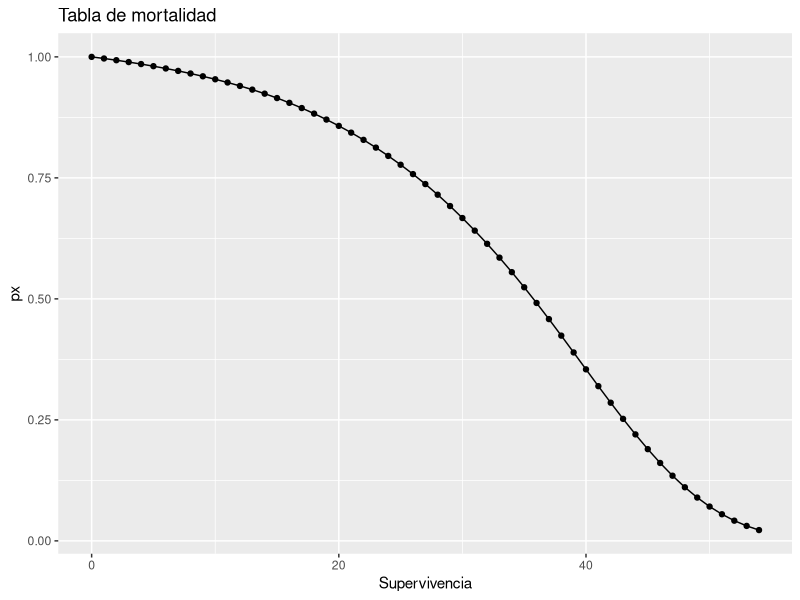
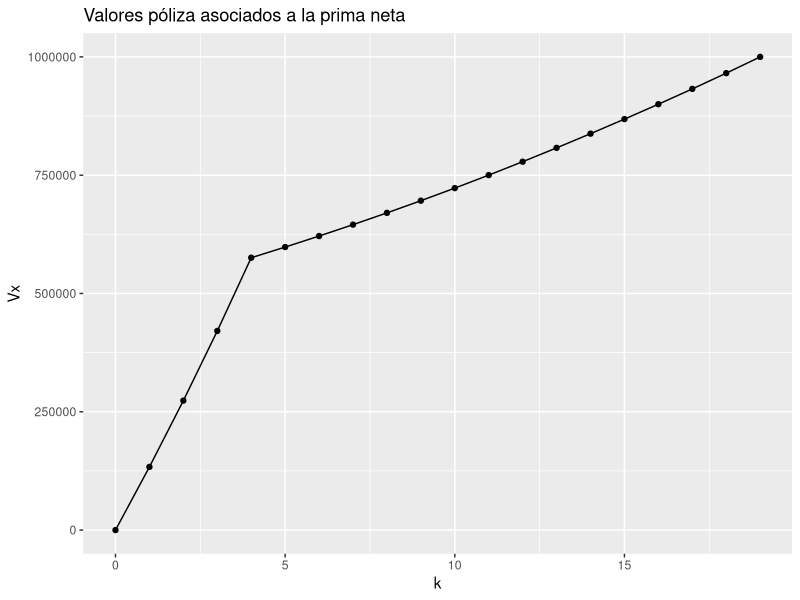
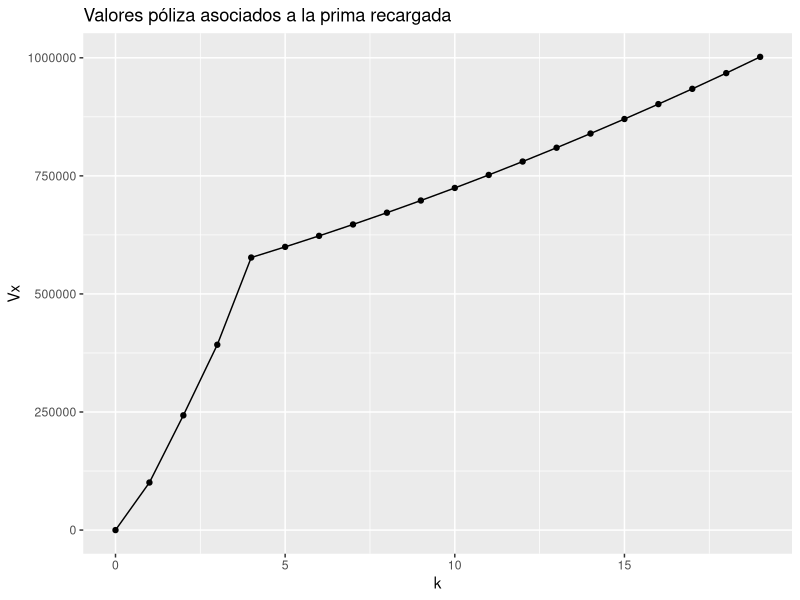
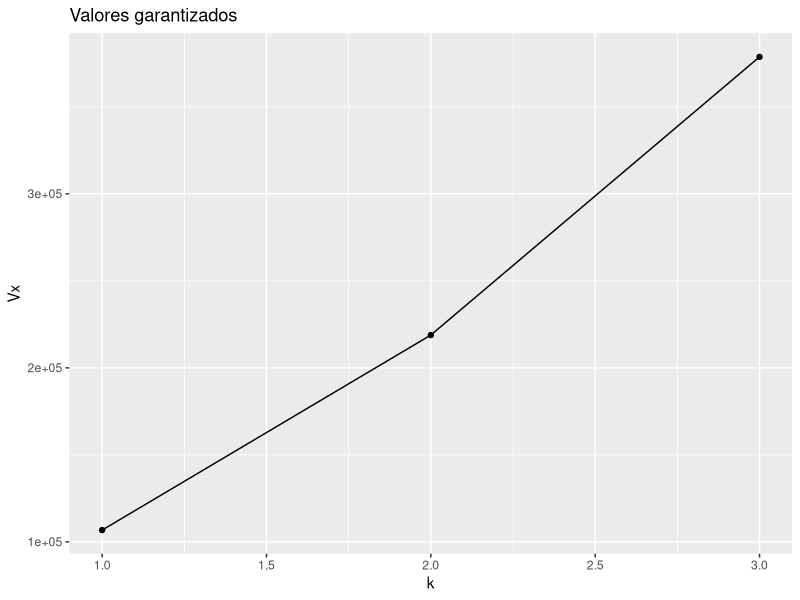
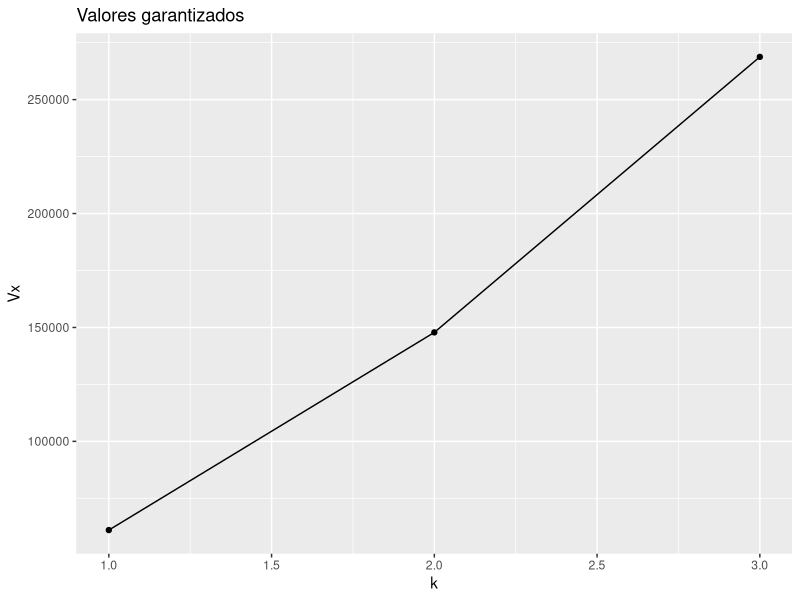
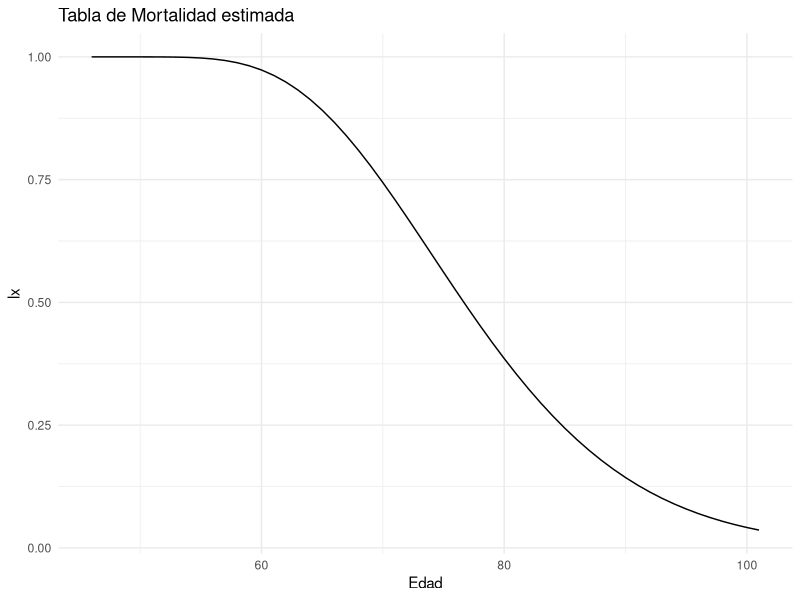
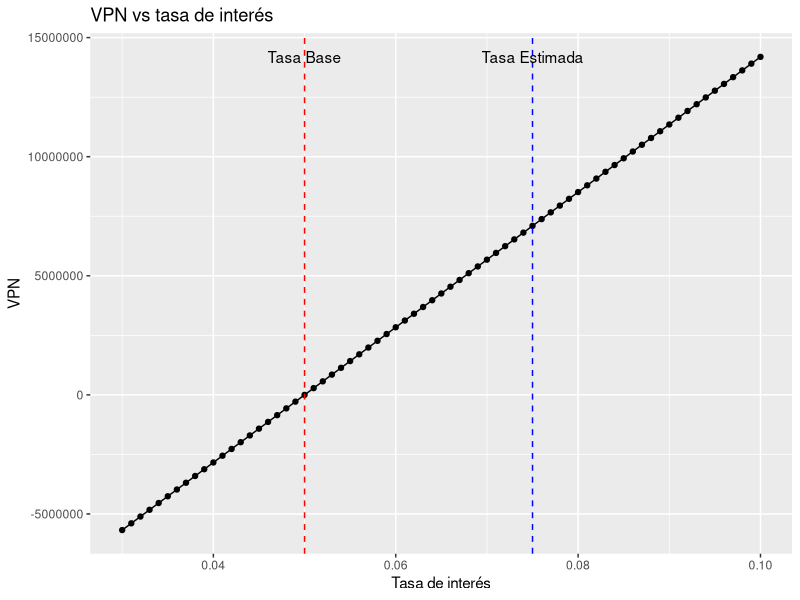
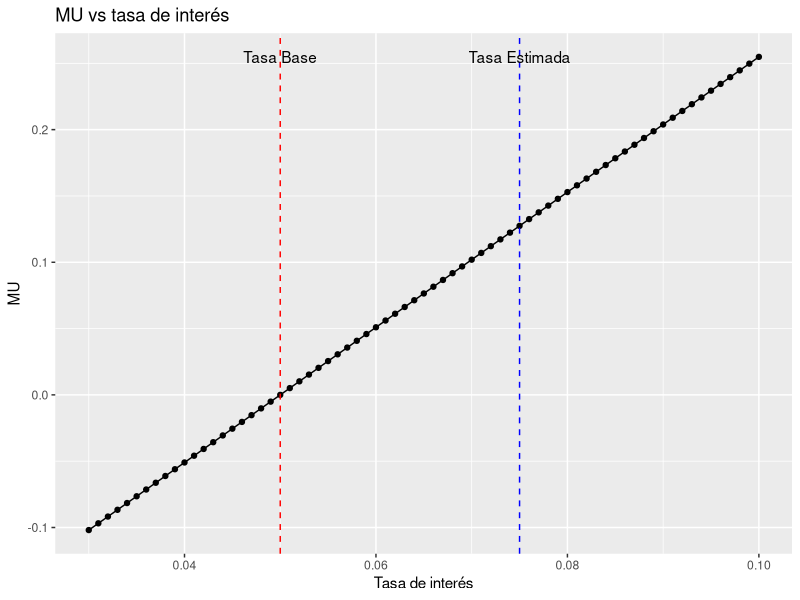

Write the R code that produced these figures, in order.
## ---- chunk 1
# Cargamos la libreria
library(readxl)
library(ggplot2)
library(dplyr)
library(tidyverse)

# Supuestos principales
# 191654
# edad del asegurado
xEdad <- 16+30
#vigencia del seguro
n <- 19
#tasa de interes efectiva anual
itasaBase <- .05
#numero de primas anuales
mPrimas <- 4
# Sumas aseguradas
saMuerte <- 2000000
saSupervivencia <- 1000000

nCarteraAsegurados <- 100

# Leeremos la tabla de mortalidad

# Leemos la tabla de mortalidad
tablaMortalidad <- read_excel("Tabla_mortalidad.xlsx")

tablaMortalidad <- tablaMortalidad |> 
  mutate(dx= c(tablaMortalidad$lx[1:(length(tablaMortalidad$lx)-1)]-tablaMortalidad$lx[2:length(tablaMortalidad$lx)],NA))

qTablaMortalidad <- data.frame(px = numeric(length(tablaMortalidad$lx)-xEdad), kSuperv = numeric(length(tablaMortalidad$lx)-xEdad))


# Creamos la columna de supervivencia

for(i in (xEdad+1):length(tablaMortalidad$lx)){
  qTablaMortalidad$px[i-xEdad] <- tablaMortalidad$lx[i]/tablaMortalidad$lx[xEdad+1] 
  qTablaMortalidad$kSuperv[i-xEdad] <- i-xEdad-1
}

######-------------------------------------
#Gastos base

# Hacemos función de gastos extras

gastosExtrasPrimas <- function(anio){
  if(anio == 0){
    return(1000 + primaEmision*.4)
  }else if(anio %in% c(1,2)){
    return(500+.2*primaEmision)
  }else {
    return(100 + .05*primaEmision)
  }
}

gastosExtrasLiquidacion <- function(salida){
  if(salida == "muerte"){
    return(3000 + saMuerte*.003)
  }else{
    return(1000+saSupervivencia*.001)
}}

######-------------------------------------
#Regla de valores garantizados

# Hacemos función de valores garantizados

valoresGarantizados <- function(valorPoliza, anio){
  if(anio %in% c(1,2)){
    return(valorPoliza*.8)
  }else if (anio == 3){
    return(valorPoliza*.9)
  } else {
    return(0)
  }
}


## ---- chunk 2
              
# Graficamos la tabla

ggplot(qTablaMortalidad, aes(x = kSuperv, y = px)) +
  geom_line() +
  geom_point() +
  labs(title = "Tabla de mortalidad", x = "Supervivencia", y = "px") 
## ---- chunk 3
# Funciones útiles para los siguientes cálculos

# Definición de más variables globales

v <- 1/(1+itasaBase)

# Cálculo de temporales

temporal <- function(edad, vigencia){
  resultado <- 0
  for (k in seq(0, vigencia-1, 1)){
    resultado <- resultado + v^(k+1)*(tablaMortalidad$dx[edad+k+1]/tablaMortalidad$lx[edad+1])
  }
  return(resultado)
}

anualidad <- function(edad, vigencia){
  resultado <- 0
  for (k in seq(0, vigencia-1, 1)){
    resultado <- resultado + v^(k)*(tablaMortalidad$lx[edad+k+1]/tablaMortalidad$lx[edad+1])
  }
  return(resultado)
}

dotal <- function(edad, vigencia){
  resultado <- v^(vigencia)*tablaMortalidad$lx[xEdad+vigencia+1]/tablaMortalidad$lx[xEdad+1]
  return(resultado)
}

valorPoliza <- function(kTemp, prima){
  resultado <- 0
  if(kTemp %in% c(1,2,3,4)){
    resultado <- (dotal(xEdad,kTemp)^(-1))*(prima*anualidad(xEdad,kTemp)-saMuerte*temporal(xEdad, kTemp))
  } 
  else if(kTemp >=5 && kTemp<=n){
    resultado <- (dotal(xEdad,kTemp)^(-1))*(prima*anualidad(xEdad,4)-saMuerte*temporal(xEdad, kTemp))}
  else{
    resultado <- 0
  }
}

valorPolizaRecargado <- function(kTemp, primaRecargada){
  resultado <- 0
  if(kTemp == 1){
    resultado <- (dotal(xEdad,kTemp)^(-1))*(-1000+.6*primaRecargada-(3000+1.003*saMuerte)*temporal(xEdad, kTemp))
  } 
  else if(kTemp %in% c(2,3)){
    resultado <- (dotal(xEdad,kTemp)^(-1))*(-1000+.6*primaRecargada+(-500+.8*primaRecargada)*(anualidad(xEdad, kTemp)-1)-(3000+1.003*saMuerte)*temporal(xEdad, kTemp))
  }
  else if(kTemp >=4 && kTemp<=n){
    resultado <- (dotal(xEdad,kTemp)^(-1))*(-1000+.6*primaRecargada+(-500+.8*primaRecargada)*(anualidad(xEdad, 3)-1)+(-100+.95*primaRecargada)*anualidad(xEdad+3, mPrimas-3)*dotal(xEdad, 3)-(3000+1.003*saMuerte)*temporal(xEdad, kTemp))
  }
  else{
    resultado <- 0
  }
  return (resultado)
}


## ---- chunk 4
# Cálculo de la prima neta

primaNeta <- (saMuerte*temporal(xEdad, n) + saSupervivencia*dotal(xEdad,n))/anualidad(xEdad, mPrimas)

## ---- chunk 5
# Cálculo de la prima recargada

primaRecargada <- ((3000+1.003*saMuerte)*temporal(xEdad, n) + (1000+1.001*saSupervivencia)*dotal(xEdad,n) + 1000 + 500*(anualidad(xEdad, 3)-1) + 100*anualidad(xEdad+3, mPrimas-3)*dotal(xEdad, 3))/(.6+.8*(anualidad(xEdad, 3)-1)+.95*anualidad(xEdad+3, mPrimas-3)*dotal(xEdad, 3))
## ---- chunk 6
# Cálculo de valores póliza asociados

# Creamos la tabla de valores póliza asociados a la prima neta

tablaValoresPolizaAsociados <- data.frame(k = numeric(n+1), Vx = numeric(n+1))

# Llenamos la tabla

for (k in seq(0, n, 1)){
  tablaValoresPolizaAsociados$Vx[k+1] <- valorPoliza(k, primaNeta)
  tablaValoresPolizaAsociados$k[k+1] <- k
}

#Mostramos la tabla

tablaValoresPolizaAsociados 


# Graficamos la tabla

ggplot(tablaValoresPolizaAsociados, aes(x = k, y = Vx)) +
  geom_line() +
  geom_point() +
  labs(title = "Valores póliza asociados a la prima neta", x = "k", y = "Vx") 

## ---- chunk 7

# Creamos la tabla de valores póliza asociados a la prima recargada

tablaValoresPolizaAsociadosRecargada <- data.frame(k = numeric(n+1), Vx = numeric(n+1))

# Llenamos la tabla

for (k in seq(0, n, 1)){
  tablaValoresPolizaAsociadosRecargada$Vx[k+1] <- valorPolizaRecargado(k, primaRecargada)
  tablaValoresPolizaAsociadosRecargada$k[k+1] <- k
}

#Mostramos la tabla

tablaValoresPolizaAsociadosRecargada


# Graficamos la tabla

ggplot(tablaValoresPolizaAsociadosRecargada, aes(x = k, y = Vx)) +
  geom_line() +
  geom_point() +
  labs(title = "Valores póliza asociados a la prima recargada", x = "k", y = "Vx") 

## ---- chunk 8
# Creamos la tabla de valores garantizados

tablaValoresGarantizados <- data.frame(k = numeric(3), Vx = numeric(3))

# Llenamos la tabla

for (k in seq(1, 3, 1)){
  tablaValoresGarantizados$Vx[k] <- valoresGarantizados(valorPoliza(k, primaNeta), k)
  tablaValoresGarantizados$k[k] <- k
}

#Mostramos la tabla

tablaValoresGarantizados


# Graficamos la tabla

ggplot(tablaValoresGarantizados, aes(x = k, y = Vx)) +
  geom_line() +
  geom_point() +
  labs(title = "Valores garantizados", x = "k", y = "Vx") 

## ---- chunk 9
# Creamos la tabla de valores garantizados

tablaValoresGarantizadosRecargada <- data.frame(k = numeric(3), Vx = numeric(3))

# Llenamos la tabla

for (k in seq(1, 3, 1)){
  tablaValoresGarantizadosRecargada$Vx[k] <- valoresGarantizados(valorPolizaRecargado(k, primaNeta), k)
  tablaValoresGarantizadosRecargada$k[k] <- k
}

#Mostramos la tabla

tablaValoresGarantizadosRecargada


# Graficamos la tabla

ggplot(tablaValoresGarantizadosRecargada, aes(x = k, y = Vx)) +
  geom_line() +
  geom_point() +
  labs(title = "Valores garantizados", x = "k", y = "Vx") 

## ---- chunk 10

gastoPropPrima <- function(kTemp){
  #Es el complemento del ejerccio por cómo está configurado
  if(kTemp==1){
    resultado <- .6
  } else if(kTemp %in% c(2,3)){
    resultado <- .8
  }else if(kTemp>=4){
    resultado <- .95
  }
  return(resultado)
}
gastoFijoPrima <- function(kTemp){
    if(kTemp==1){
    resultado <- 1000
  } else if(kTemp %in% c(2,3)){
    resultado <- 500
  }else if(kTemp>=4){
    resultado <- 100
  }
  return(resultado)
}

desembolsoProp <- function(salida="Muerte"){
  if(salida =="Muerte"){
    resultado <- 1.003
  } else {
    resultado <- 1.001
  }
  return(resultado)
}
desembolsoFijo <- function(salida="Muerte"){
  if(salida =="Muerte"){
    resultado <- 3000
  } else {
    resultado <- 1000
  }
  return(resultado)
}


flujos_utilidad <- function(kTemp){
  #ktemo solo está entre 1 a n
  if (kTemp %in% c(1,2,3,4)){
    ingreso <- (gastoPropPrima(kTemp)*primaRecargada - gastoFijoPrima(kTemp) + tablaValoresPolizaAsociadosRecargada$Vx[kTemp])*(1+iTasaEstimada)*(tablaMortalidadEstimada$lx[xEdad+kTemp]/tablaMortalidadEstimada$lx[xEdad+1])
    } 
    else {
    ingreso <- tablaValoresPolizaAsociadosRecargada$Vx[kTemp]*(1+iTasaEstimada)*(tablaMortalidadEstimada$lx[xEdad+kTemp]/tablaMortalidadEstimada$lx[xEdad+1])
    }

    egreso <-(desembolsoFijo()+desembolsoProp()*saMuerte)*(tablaMortalidadEstimada$dx[xEdad+kTemp]/tablaMortalidadEstimada$lx[xEdad+1])

    reserva <- tablaValoresPolizaAsociadosRecargada$Vx[kTemp+1]*(tablaMortalidadEstimada$lx[xEdad+kTemp+1]/tablaMortalidadEstimada$lx[xEdad+1])

    resultado <- 100*round(ingreso-egreso-reserva, digits = 9)
    return(resultado)
}

#------ Tabla de Mortalidad Estimada
generate_mortality_table_gamma <- function(alpha, start_age = 46, l_start = 10000, max_age = 101, beta = 1/4) {
  # Vector de edades
  ages <- start_age:max_age
  
  # Calcula la función de supervivencia gamma para cada edad
  Sx <- 1 - pgamma(ages - start_age, shape = alpha, rate = beta)
  
  # Calcula lx basado en la función de supervivencia
  lx <- l_start * Sx
  
  # Calcula dx
  dx <- -c(diff(lx), NA) # Agregamos NA al final porque no hay dx para la última edad
  
  # Crear data.frame para la tabla de mortalidad
  mortality_table <- data.frame(Age = ages, lx = lx, dx = dx)
  
  # Agregar filas con NA hasta el inicio
  na_rows <- data.frame(Age = (0):(start_age-1), lx = rep(NA, start_age), dx = rep(NA, start_age))
  mortality_table <- rbind(na_rows, mortality_table)
  
  return(mortality_table)
}

## ---- chunk 11
iTasaEstimada <- .075
tablaMortalidadEstimada <- generate_mortality_table_gamma(8)

# Gráfico
ggplot(data = tablaMortalidadEstimada, aes(x = Age, y = lx/10000)) +
  geom_line(na.rm = TRUE) +
  labs(title = paste("Tabla de Mortalidad estimada"),
       x = "Edad",
       y = "lx") +
  theme_minimal()+
  coord_cartesian(xlim = c(46, max(tablaMortalidadEstimada$Age)))
## ---- chunk 12

medidaVPN <- function(rCC=.16){
   #ktemo solo está entre 1 a n
  v <- 1/(1+rCC)
  resultado <- 0
  for (kTemp in seq(1,n,1)){
    resultado <- resultado + flujos_utilidad(kTemp)*v^(kTemp)
  }
  return(resultado)
}
## ---- chunk 13

medidaMU <- function(rCC=.16){
  v <- 1/(1+rCC)
  resultado <- 0
  for (kTemp in seq(1,mPrimas,1)){
    resultado <- resultado + primaRecargada*v^(kTemp-1)
  }
  return(medidaVPN()/(resultado*100))
}

## ---- chunk 14
rangoTasaInteres <- seq(.03, .1, .001)
tablaMortalidadEstimada <- tablaMortalidad

rangoTasaInteresVPN <- c()
rangoTasaInteresMU <- c()

# Inicialización de vectores
rangoTasaInteresVPN <- numeric(length(rangoTasaInteres))
rangoTasaInteresMU <- numeric(length(rangoTasaInteres))

for (i in seq_along(rangoTasaInteres)){
  iTasaEstimada <- rangoTasaInteres[i]
  rangoTasaInteresVPN[i] <- medidaVPN()  
  rangoTasaInteresMU[i] <- medidaMU()    
}


# Para la gráfica de VPN vs tasa de interés
ggplot() +
  geom_line(aes(x = rangoTasaInteres, y = rangoTasaInteresVPN)) +
  geom_point(aes(x = rangoTasaInteres, y = rangoTasaInteresVPN)) +
  geom_vline(aes(xintercept = 0.075), linetype="dashed", color="blue") +
  geom_vline(aes(xintercept = 0.05), linetype="dashed", color="red") +
  annotate("text", x = 0.075, y = max(rangoTasaInteresVPN), label = "Tasa Estimada") +
  annotate("text", x = 0.05, y = max(rangoTasaInteresVPN), label = "Tasa Base") +
  labs(title = "VPN vs tasa de interés", x = "Tasa de interés", y = "VPN")

# Para la gráfica de MU vs tasa de interés
ggplot() +
  geom_line(aes(x = rangoTasaInteres, y = rangoTasaInteresMU)) +
  geom_point(aes(x = rangoTasaInteres, y = rangoTasaInteresMU)) +
  geom_vline(aes(xintercept = 0.075), linetype="dashed", color="blue") +
  geom_vline(aes(xintercept = 0.05), linetype="dashed", color="red") +
  annotate("text", x = 0.075, y = max(rangoTasaInteresMU), label = "Tasa Estimada") +
  annotate("text", x = 0.05, y = max(rangoTasaInteresMU), label = "Tasa Base") +
  labs(title = "MU vs tasa de interés", x = "Tasa de interés", y = "MU")


## ---- chunk 15


beta_const = 1/4 # Valor constante para el parámetro de tasa
alphas = c(5,6,7,8,9) # Diferentes valores para alpha

# Crear un dataframe con valores de x y las densidades para cada alpha
df <- data.frame(x = rep(seq(0, 55, length.out = 1000), length(alphas)))
df$y <- unlist(lapply(alphas, function(alpha) (1 - pgamma(df$x[1:1000], shape = alpha, rate = beta_const))))
df$alpha <- factor(rep(alphas, each = 1000), labels = paste("alpha =", alphas))

ggplot(df, aes(x=x, y=y, color=alpha)) +
  geom_line() +
  labs(title = "Función de Supervivencia Gamma variando alpha",
       x = "x",
       y = "S(x)",
       color = "Valor de Alpha") +
  theme_minimal()
## ---- chunk 16
iTasaEstimada <- .05
rangoTablaMortalidad <- seq(4,9,.1)

# Inicialización de vectores

rangoTablaMortalidadVPN <- numeric(length(rangoTablaMortalidad))

rangoTablaMortalidadMU <- numeric(length(rangoTablaMortalidad))

for (i in seq_along(rangoTablaMortalidad)){
  tablaMortalidadEstimada <- generate_mortality_table_gamma(rangoTablaMortalidad[i])
  rangoTablaMortalidadVPN[i] <- medidaVPN()  
  rangoTablaMortalidadMU[i] <- medidaMU()    
}

ggplot() +
  geom_line(aes(x = rangoTablaMortalidad, y = rangoTablaMortalidadVPN)) +
  geom_point(aes(x = rangoTablaMortalidad, y = rangoTablaMortalidadVPN)) +
  geom_vline(aes(xintercept = 8), linetype="dashed", color="blue") +
  annotate("text", x = 8, y = max(rangoTablaMortalidadVPN), label = "Tabla Estimada") +
  labs(title = "VPN vs tabla de mortalidad", x = "Tabla de mortalidad", y = "VPN")

ggplot() +
  geom_line(aes(x = rangoTablaMortalidad, y = rangoTablaMortalidadMU)) +
  geom_point(aes(x = rangoTablaMortalidad, y = rangoTablaMortalidadMU)) +
  geom_vline(aes(xintercept = 8), linetype="dashed", color="blue") +
  annotate("text", x = 8, y = max(rangoTablaMortalidadMU), label = "Tabla Estimada") +
  labs(title = "MU vs tabla de mortalidad", x = "Tabla de mortalidad", y = "MU")

## ---- chunk 17
escenarios <- c("Escenario 1", "Escenario 2", "Escenario 3", "Escenario 4")
medidasEscenarios <- c("VPN", "MU")

rangoEscenariosTasa <- c(.03, .05, .075, .1)

rangoEscenariosMortalidad <- c(4, 6.5, 8, 9)

# Crear una matriz con NA (puedes reemplazar NA con cualquier otro valor inicial si lo prefieres)
wide_matrix <- matrix(NA, nrow = length(escenarios), ncol = length(medidasEscenarios), dimnames = list(escenarios, medidasEscenarios))

# Iterar sobre cada fila y columna de la matriz
for (i in 1:nrow(wide_matrix)) {
  # Convertir el valor ingresado a numérico y asignarlo a la celda correspondiente
  iTasaEstimada <- rangoEscenariosTasa[i]
  tablaMortalidadEstimada <- generate_mortality_table_gamma(rangoEscenariosMortalidad[i])

  wide_matrix[i, 1] <- medidaVPN()
  wide_matrix[i, 2] <- medidaMU()
}

# Mostrar la matriz actualizada

print(wide_matrix)

## ---- chunk 18
library(truncnorm) # necesitarás esta biblioteca para generar números de una distribución normal truncada

# Simulación de la tasa de interés
simulaciones_tasa_interes <- truncnorm::rtruncnorm(1000, a = 0, mean = 0.075, sd = 0.015) # Distribución normal truncada en 0

# Simulación de alpha para la tabla de mortalidad
simulaciones_alpha <- truncnorm::rtruncnorm(1000, a = 0, mean=8, sd = 1.5) # 

#funciones auxiliares

medidaVPNdf <- function(iTasaEstimada, tablaMortalidadEstimada){
   #ktemo solo está entre 1 a n
  iTasaEstimada <<- iTasaEstimada
  tablaMortalidadEstimada <<- generate_mortality_table_gamma(tablaMortalidadEstimada)
  resultado <- medidaVPN()
  return(resultado)
}

medidaMUdf <- function(iTasaEstimada, tablaMortalidadEstimada){
  iTasaEstimada <<- iTasaEstimada
  tablaMortalidadEstimada <<- generate_mortality_table_gamma(tablaMortalidadEstimada)
  resultado <- medidaMU()
  return(resultado)
}
# Crear un dataframe con las simulaciones
df_simulaciones <- data.frame(
  TasaEstimada = simulaciones_tasa_interes,
  AlphaEstimado = simulaciones_alpha
)

# Usar mutate para agregar las medidas VPN y MU al dataframe
df_resultados <- df_simulaciones %>%
  rowwise() %>%
  mutate(
    VPN = medidaVPNdf(TasaEstimada, AlphaEstimado),
    MU = medidaMUdf(TasaEstimada, AlphaEstimado)
  )

# Histograma para VPN
ggplot(df_resultados, aes(x=VPN)) + 
  geom_histogram(fill="steelblue", color="black", bins=50, alpha=0.7) + 
  labs(title="Histograma de VPN",
       x="Valor de VPN",
       y="Frecuencia") + 
  theme_minimal()

# Histograma para MU
ggplot(df_resultados, aes(x=MU)) + 
  geom_histogram(fill="steelblue", color="black", bins=50, alpha=0.7) + 
  labs(title="Histograma de MU",
       x="Valor de MU",
       y="Frecuencia") + 
  theme_minimal()

## ---- chunk 19
library(knitr)

# Calcular el promedio y desviación estándar
promedio_VPN <- mean(df_resultados$VPN)
desviacion_VPN <- sd(df_resultados$VPN)

promedio_MU <- mean(df_resultados$MU)
desviacion_MU <- sd(df_resultados$MU)

# Crear un dataframe con los resultados
df_resumen <- data.frame(
  Medida = c("VPN", "MU"),
  Promedio = c(promedio_VPN, promedio_MU),
  Desviacion_Estandar = c(desviacion_VPN, desviacion_MU)
)

# Imprimir la tabla en formato bonito
kable(df_resumen, caption = "Promedio y desviación estándar de las 1000 realizaciones de VPN y MU", digits = 4)

## ---- chunk 20
######-------------------------------------
#Valores observados

valoresObservados_tasaInteres <- read_excel("Valores observados.xlsx", sheet="Observados Promedio", range="A3:B28")

valoresObservados_costosPromedios <- read_excel("Valores observados.xlsx", sheet="Observados Promedio", range="D3:G29")

valoresObservados_carteraObservados <- read_excel("Valores observados.xlsx", sheet="Cartera Observados", range="A1:C101")

valoresObservados_qxPromedios <- read_excel("Valores observados.xlsx", sheet="Observados Promedio", range="I2:J103")

## ---- chunk 21
# Inicializar la función AssetShare
funcInteres <- function(kTemp){
  #kTemp solo puede ir de 0-24
  resultado <- valoresObservados_tasaInteres$'Tasa de interés efectiva anual'[kTemp+1]
  return(resultado)
}
primaPropCostos <- function(kTemp, prima){
  if(kTemp==0){
    resultado <- .6*prima
  } else if(kTemp %in% c(1,2)){
    resultado <- .8*prima}
  else if(kTemp>=3 && kTemp<=mPrimas-1){
    resultado <- .95*prima
  } else {
    resultado <- 0
  }
  return(resultado)
}
funcPrimaCostos <- function(kTemp, prima){
  if(kTemp<=mPrimas-1){
    resultado <- primaPropCostos(kTemp, prima)-valoresObservados_costosPromedios$'Costo Asociado a la Prima G'[kTemp+1]
  } else {
    resultado <- 0
  }
  return(resultado)
}

propLiquidacion <- function(kTemp){
  #kTemp es >=1
  #Se da vencidamente
  if(kTemp>=1 && kTemp<=n){
    resultado <- resultado <- 1.003*saMuerte
  } else {
    resultado <- 0
  }
 return(resultado)
}

funcMuerteCostos <- function(kTemp){
  #kTemp es >=1
  #Se da vencidamente
  if(kTemp>=1 && kTemp<=n){
    resultado <- propLiquidacion(kTemp)+valoresObservados_costosPromedios$'Costo Asociado a liquidación por Muerte'[kTemp+1]
  } else {
    resultado <- 0
  }
  return(resultado)
}

funcMortalidad <- function(kTemp){
  #kTemp es >=0
  resultado <- valoresObservados_qxPromedios$qx[xEdad+kTemp+1]
  return(resultado)
  
}

assetShare <- function(kTemp, funcInteres, funcPrimaCostos, funcMuerteCostos,funcMortalidad, prima){
  if(kTemp>=1 && kTemp<=n){
    assetShareAnterior <- assetShare(kTemp-1, funcInteres, funcPrimaCostos, funcMuerteCostos,funcMortalidad, prima)

    resultado <- ((assetShareAnterior+funcPrimaCostos(kTemp-1, primaRecargada))*(1+funcInteres(kTemp-1))-funcMortalidad(kTemp-1)*funcMuerteCostos(kTemp))/(1-funcMortalidad(kTemp-1))
  }
  else{
    resultado <- 0
  }
  return(resultado)
}

## ---- chunk 22
# Creamos los valores ASSETSHARE
library(kableExtra)


# Calcular los valores
kTemp_valores <- 0:19
assetShare_valores <- sapply(kTemp_valores, function(k) assetShare(k, funcInteres, funcPrimaCostos, funcMuerteCostos, funcMortalidad, primaRecargada))


# Crear un data.frame con los resultados
df <- data.frame(kTemp = kTemp_valores, assetShare = assetShare_valores)

print(df)



## ---- chunk 23
# Creamos los valores del fondo

# Calcular los valores

kTemp_valores <- 0:19

# Inicializa lx con un valor base de 100,000
lx <- numeric(length(valoresObservados_qxPromedios$qx) + 1)
lx[1] <- 100  # o el valor base que elijas

# Calcula los valores lx utilizando la relación con qx
for(i in 2:(length(lx))) {
  lx[i] <- lx[i-1] * (1 - valoresObservados_qxPromedios$qx[i-1])
}

# Almacenar los valores lx en un dataframe
df_lx <- data.frame(lx = lx)

# Multiplicar assetShare por l_x+k
df$fondo_total <- df$assetShare * df_lx$lx[(xEdad+1):(xEdad+n+1)]

# Ver el resultado
print(df)




## ---- chunk 24
utilidades <- (df$fondo_total/100-tablaValoresPolizaAsociadosRecargada$Vx)*(df_lx$lx[(xEdad+1):(xEdad+n+1)]/df_lx$lx[xEdad+1])

# Crear un dataframe con el vector de utilidades

df_utilidades <- data.frame(k = 0:(length(utilidades)-1), Utilidades = utilidades)

# Crear una tabla con kable
library(knitr)
kable(df_utilidades, caption = "Utilidades por año", format = "latex", booktabs = TRUE)

## ---- chunk 25
medidaVPNFT <- function(rCC=.16){
   #ktemo solo está entre 1 a n
  v <- 1/(1+rCC)
  resultado <- 0
  for (kTemp in seq(1,n,1)){
    resultado <- resultado + (df_utilidades$Utilidades[kTemp+1]*v^(kTemp))
  }
  return(resultado)
}
## ---- chunk 26
# Cuidado con kTemp, está trasladado
medidaMUFT <- function(rCC=.16){
  v <- 1/(1+rCC)
  resultado <- 0
  for (kTemp in seq(1,mPrimas,1)){
    resultado <- resultado + primaRecargada*v^(kTemp-1)
  }
  return(medidaVPNFT()/resultado)
}
